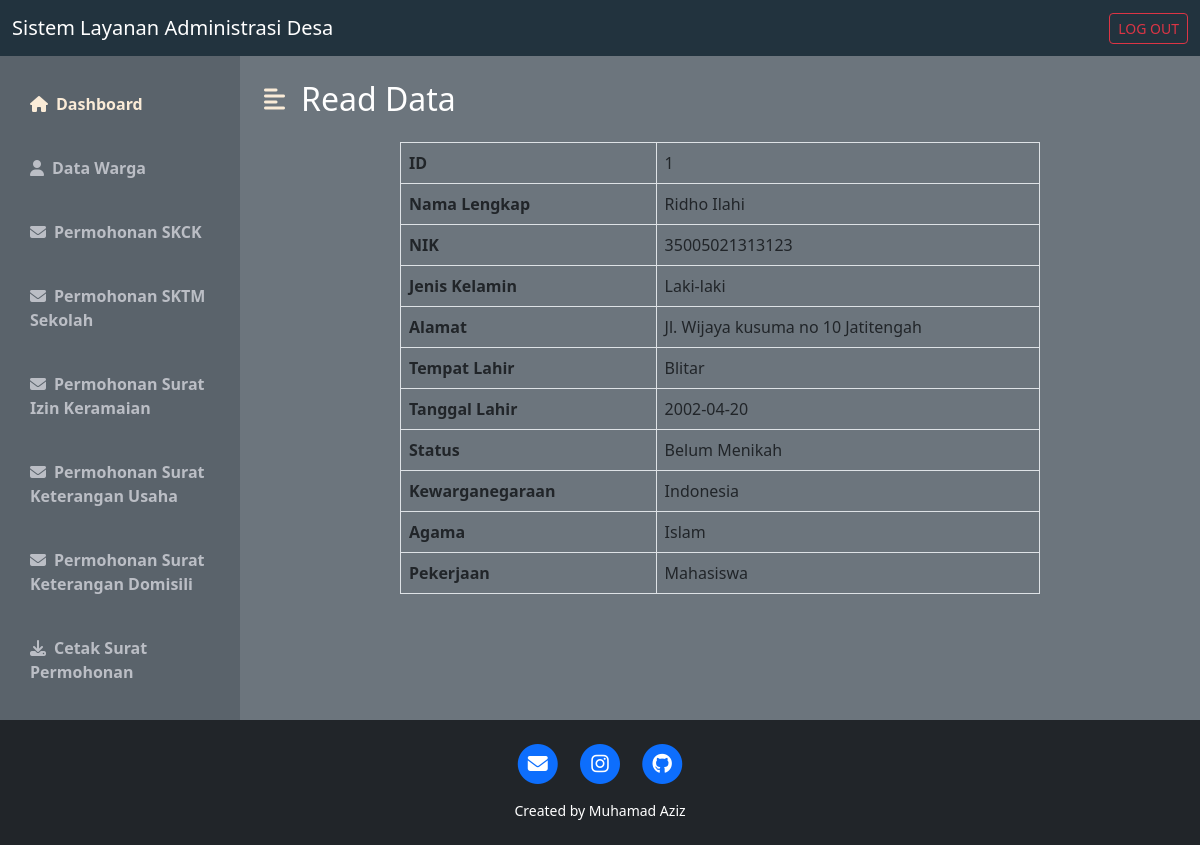
/wargaskdread.php?id_skd=1, run on the app's committed database.
### tables this page shows
CREATE TABLE IF NOT EXISTS `skd` (
  `id_skd` int(11) NOT NULL AUTO_INCREMENT,
  `id_data` int(11) DEFAULT NULL,
  PRIMARY KEY (`id_skd`),
  KEY `FK_skd_data` (`id_data`),
  CONSTRAINT `FK_skd_data` FOREIGN KEY (`id_data`) REFERENCES `data` (`id_data`)
);

CREATE TABLE IF NOT EXISTS `data` (
  `id_data` int(11) NOT NULL AUTO_INCREMENT,
  `nama` varchar(50) NOT NULL DEFAULT '0',
  `nik` varchar(50) DEFAULT NULL,
  `jenis` varchar(50) DEFAULT NULL,
  `temp` varchar(50) DEFAULT NULL,
  `tgl` varchar(50) DEFAULT NULL,
  `status` varchar(50) DEFAULT NULL,
  `kewarganegaraan` varchar(50) DEFAULT NULL,
  `agama` varchar(50) DEFAULT NULL,
  `pekerjaan` varchar(50) DEFAULT NULL,
  `alamat` varchar(50) DEFAULT NULL,
  PRIMARY KEY (`id_data`) USING BTREE
);

### wargaskdread.php (the view, shortened to what this page needs)
<!DOCTYPE html>
<html lang="en">
<head>
    <link href="https://cdn.jsdelivr.net/npm/bootstrap@5.2.0-beta1/dist/css/bootstrap.min.css" rel="stylesheet">
    <link rel="stylesheet" href="https://cdnjs.cloudflare.com/ajax/libs/font-awesome/6.1.1/css/all.min.css" />
    <link rel="stylesheet" href="css/style_dashboard.css">
</head>
<body>
    <?php
    include "koneksi.php";
    $dataa = $_GET['id_skd'];
    $sql = "SELECT * FROM skd INNER JOIN data ON skd.id_data=data.id_data WHERE id_skd = '$dataa'";
    $query = $conn->query($sql);
    ?>
    <nav class="navbar navbar-dark" style="background-color: #22333E;">
        <div class="container-fluid">
            <a class="navbar-brand">Sistem Layanan Administrasi Desa</a>
            <form class="d-flex" role="search">
                <a href="logout.php" class="btn btn-outline-danger btn-sm" role="button">LOG OUT</a>
            </form>
        </div>
    </nav>
    <div class="d-flex bg-secondary text-white" id="wrapper">
        <div class="" id="sidebar-wrapper" style="background-color: #5a636b;">
            <div class="list-group list-group-flush my-3">
                <a href="warga.php" class="list-group-item list-group-item-action bg-transparent second-text fw-bold active"><i class="fas fa-home me-2"></i>Dashboard</a>
                <a href="wargadata.php" class="list-group-item list-group-item-action bg-transparent second-text fw-bold"><i class="fas fa-user me-2"></i>Data Warga</a>
                <a href="wargaskck.php" class="list-group-item list-group-item-action bg-transparent second-text fw-bold"><i class="fas fa-envelope me-2"></i>Permohonan SKCK</a>
                <a href="wargasktm.php" class="list-group-item list-group-item-action bg-transparent second-text fw-bold"><i class="fas fa-envelope me-2"></i>Permohonan SKTM Sekolah</a>
                <a href="wargasik.php" class="list-group-item list-group-item-action bg-transparent second-text fw-bold"><i class="fas fa-envelope me-2"></i>Permohonan Surat Izin Keramaian</a>
                <a href="wargausaha.php" class="list-group-item list-group-item-action bg-transparent second-text fw-bold"><i class="fas fa-envelope me-2"></i>Permohonan Surat Keterangan Usaha</a>
                <a href="wargaskd.php" class="list-group-item list-group-item-action bg-transparent second-text fw-bold"><i class="fas fa-envelope me-2"></i>Permohonan Surat Keterangan Domisili</a>
                <a href="download.php" class="list-group-item list-group-item-action bg-transparent second-text fw-bold"><i class="fas fa-download me-2"></i>Cetak Surat Permohonan</a>
            </div>
        </div>
        <div id="page-content-wrapper">
            <nav class="navbar navbar-expand-lg navbar-light bg-transparent py-4 px-4">
                <div class="d-flex align-items-center">
                    <i class="fas fa-align-left primary-text fs-4 me-3" id="menu-toggle"></i>
                    <h2 class="fs-2 m-0">Read Data</h2>
                </div>
            </nav>
            <div class="card-body table-responsive">
                    <div class="col-md-8 offset-md-2">
                        <table class="table table-bordered">
                            <tbody>
                <?php
                if ($query) {
                    while ($data = mysqli_fetch_array($query)) {
                ?>
                    <tr>
                                <th style="width: 40%">ID</th>
                                <td><?php echo $data['id_skd'] ?></td>
                            </tr>
                            <tr>
                                <th style="width: 40%">Nama Lengkap</th>
                                <td><?php echo $data['nama'] ?></td>
                            </tr>
                            <tr>
                                <th style="width: 40%">NIK</th>
                                <td><?php echo $data['nik'] ?></td>
                            </tr>
                            <tr>
                                <th style="width: 40%">Jenis Kelamin</th>
                                <td><?php echo $data['jenis'] ?></td>
                            </tr>
                            <tr>
                                <th style="width: 40%">Alamat</th>
                                <td><?php echo $data['alamat'] ?></td>
                            </tr>
                            <tr>
                                <th style="width: 40%">Tempat Lahir</th>
                                <td><?php echo $data['temp'] ?></td>
                            </tr>
                            <tr>
                                <th style="width: 40%">Tanggal Lahir</th>
                                <td><?php echo $data['tgl'] ?></td>
                            </tr>
                            <tr>
                                <th style="width: 40%">Status</th>
                                <td><?php echo $data['status'] ?></td>
                            </tr>
                            <tr>
                                <th style="width: 40%">Kewarganegaraan</th>
                                <td><?php echo $data['kewarganegaraan'] ?></td>
                            </tr>
                            <tr>
                                <th style="width: 40%">Agama</th>
                                <td><?php echo $data['agama'] ?></td>
                            </tr>
                            <tr>
                                <th style="width: 40%">Pekerjaan</th>
                                <td><?php echo $data['pekerjaan'] ?></td>
                            </tr>
                    </tbody>
                    </table>
                </div>
            </div>
                <?php
                    }
                }
                ?>
            </div>
        </div>
    <footer class="bg-dark text-center text-white p-4">
        <div class="row gx-4 gx-lg-5 justify-content-center">
            <div class="col-md-10 col-lg-8 col-xl-7">
                <ul class="list-inline text-center">
                    <li class="list-inline-item">
                        <a href="mailto:muhamadaziz564@gmail.com">
                            <span class="fa-stack fa-lg">
                                <i class="fas fa-circle fa-stack-2x"></i>
                                <i class="fas fa-envelope fa-stack-1x fa-inverse"></i>
                            </span>
                        </a>
                    </li>
                    <li class="list-inline-item">
                        <a href="https://www.instagram.com/az_muhamad07/">
                            <span class="fa-stack fa-lg">
                                <i class="fas fa-circle fa-stack-2x"></i>
                                <i class="fab fa-instagram fa-stack-1x fa-inverse"></i>
                            </span>
                        </a>
                    </li>
                    <li class="list-inline-item">
                        <a href="https://github.com/aziz4678">
                            <span class="fa-stack fa-lg">
                                <i class="fas fa-circle fa-stack-2x"></i>
                                <i class="fab fa-github fa-stack-1x fa-inverse"></i>
                            </span>
                        </a>
                    </li>
                </ul>
                <div class="small text-center">Created by Muhamad Aziz</div>
            </div>
        </div>
    </footer>
</body>
</html>

### css/style_dashboard.css (style rules this page uses)
:root { --main-text-color: antiquewhite; --second-text-color: #bbbec5; --second-bg-color: #c1efde; }
.primary-text { color: var(--main-text-color); }
.second-text { color: var(--second-text-color); }
#wrapper { overflow-x: hidden; }
#sidebar-wrapper { min-height: 78vh; margin-left: -15rem; -webkit-transition: margin 0.25s ease-out; -moz-transition: margin 0.25s ease-out; -o-transition: margin 0.25s ease-out; transition: margin 0.25s ease-out; }
#sidebar-wrapper .list-group { width: 15rem; }
#page-content-wrapper { min-width: 100vw; }
#menu-toggle { cursor: pointer; }
.list-group-item { border: none; padding: 20px 30px; }
.list-group-item.active { background-color: transparent; color: var(--main-text-color); font-weight: bold; border: none; }
@media (min-width: 768px) { #sidebar-wrapper { margin-left: 0; } }
@media (min-width: 768px) { #page-content-wrapper { min-width: 0; width: 100%; } }

### data on the page
skd: id_skd "1", id_data.nama "Ridho Ilahi", id_data.nik "35005021313123", id_data.jenis "Laki-laki", id_data.alamat "Jl. Wijaya kusuma no 10 Jatitengah", id_data.temp "Blitar", id_data.tgl "2002-04-20", id_data.status "Belum Menikah", id_data.kewarganegaraan "Indonesia", id_data.agama "Islam", id_data.pekerjaan "Mahasiswa"
